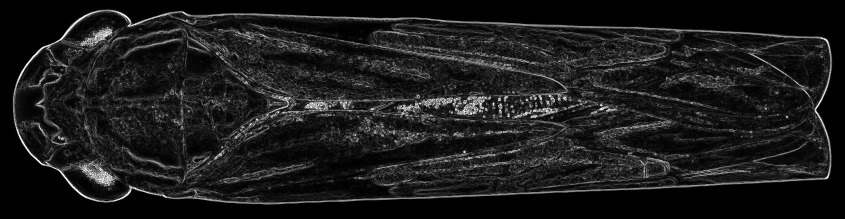
#> input picture Scrapy/img1.png, 1689 x 437 px, found by its file name (shown at 1/2 size)
$ python '平均哈希算法计算相似度.py'
#> lines starting #> are read from the running program, lines starting #| are printed output that depends on the picture
# coding=utf-8
# 平均哈希算法计算


import cv2
import numpy as np


def classify_aHash(image1, image2):
    image1 = cv2.resize(image1, (8, 8))
    image2 = cv2.resize(image2, (8, 8))
    gray1 = cv2.cvtColor(image1, cv2.COLOR_BGR2GRAY)
    gray2 = cv2.cvtColor(image2, cv2.COLOR_BGR2GRAY)
    hash1 = getHash(gray1)
    hash2 = getHash(gray2)
    return Hamming_distance(hash1, hash2)


def classify_pHash(image1, image2):
    image1 = cv2.resize(image1, (32, 32))
    image2 = cv2.resize(image2, (32, 32))
    gray1 = cv2.cvtColor(image1, cv2.COLOR_BGR2GRAY)
    gray2 = cv2.cvtColor(image2, cv2.COLOR_BGR2GRAY)
    # 将灰度图转为浮点型，再进行dct变换
    dct1 = cv2.dct(np.float32(gray1))
    dct2 = cv2.dct(np.float32(gray2))
    # 取左上角的8*8，这些代表图片的最低频率
    # 这个操作等价于c++中利用opencv实现的掩码操作
    # 在python中进行掩码操作，可以直接这样取出图像矩阵的某一部分
    dct1_roi = dct1[0:8, 0:8]
    dct2_roi = dct2[0:8, 0:8]
    hash1 = getHash(dct1_roi)
    hash2 = getHash(dct2_roi)
    return Hamming_distance(hash1, hash2)


# 输入灰度图，返回hash
def getHash(image):
    avreage = np.mean(image)
    hash = []
    for i in range(image.shape[0]):
        for j in range(image.shape[1]):
            if image[i, j] > avreage:
                hash.append(1)
            else:
                hash.append(0)
    return hash


# 计算汉明距离
def Hamming_distance(hash1, hash2):
    num = 0
    for index in range(len(hash1)):
        if hash1[index] != hash2[index]:
            num += 1
    return num


if __name__ == "__main__":
    img1 = cv2.imread('img1.png')
#> img1 is the input picture: shape (437, 1689, 3); min 0, max 255, mean 27.3
    img2 = cv2.imread('img2.png')
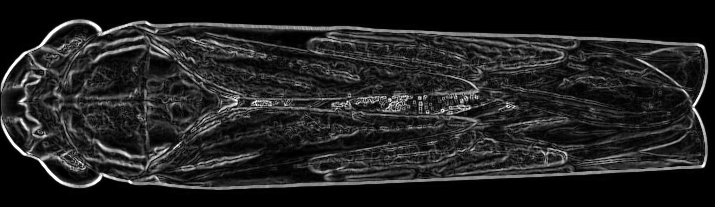
#> input picture Scrapy/img2.png, 715 x 207 px, found by its file name
#> img2 is the input picture: shape (207, 715, 3); min 0, max 255, mean 34.1
    compare1 = classify_aHash(img1, img2)
#> in getHash, `avreage = np.mean(image)`: avreage = 21.11
#> in classify_aHash, `hash1 = getHash(gray1)`: hash1 = 64 values, max 1 at index 2, min 0 at index 0, mean 0.391
#> in classify_aHash, `hash2 = getHash(gray2)`: hash2 = 64 values, max 1 at index 8, min 0 at index 0, mean 0.344
#> the loop in Hamming_distance, `for index in range(len(hash1)):` made 64 passes
#> after the loop in Hamming_distance, `for index in range(len(hash1)):`: num = 25
#> compare1 = 25
    compare2 = classify_pHash(img1, img2)
#> in classify_pHash, `image1 = cv2.resize(image1, (32, 32))`:
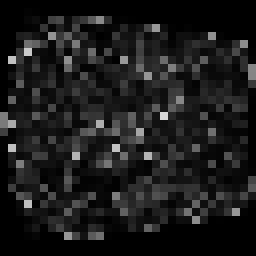
#> image1: shape (32, 32, 3) (shown 8 times larger); min 0, max 216, mean 27.1
#> in classify_pHash, `image2 = cv2.resize(image2, (32, 32))`:
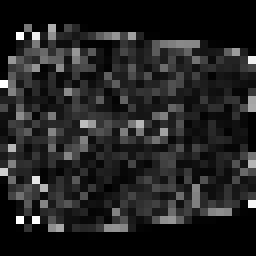
#> image2: shape (32, 32, 3) (shown 8 times larger); min 0, max 255, mean 34.6
#> in classify_pHash, `dct1 = cv2.dct(np.float32(gray1))`:
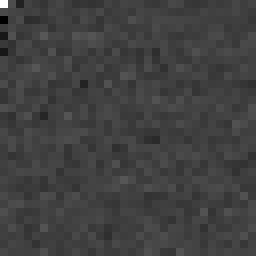
#> dct1: shape (32, 32) float32 (shown 8 times larger); min -295.7, max 867.3, mean 0.4; drawn with min black and max white
#> in classify_pHash, `dct2 = cv2.dct(np.float32(gray2))`:
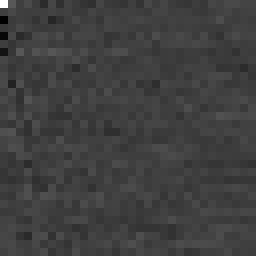
#> dct2: shape (32, 32) float32 (shown 8 times larger); min -369.2, max 1108.2, mean 0.7; drawn with min black and max white
#> in classify_pHash, `hash1 = getHash(dct1_roi)`: hash1 = 64 values, max 1 at index 0, min 0 at index 2, mean 0.5
#> in classify_pHash, `hash2 = getHash(dct2_roi)`: hash2 = 64 values, max 1 at index 0, min 0 at index 2, mean 0.375
#> the loop in Hamming_distance (call 2), `for index in range(len(hash1)):` made 64 passes
#> compare2 = 22

    print(compare1)
#| 25
    print(compare2)
#| 22
